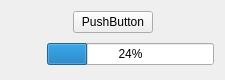
<?xml version="1.0" encoding="UTF-8"?>
<ui version="4.0">
 <class>Form</class>
 <widget class="QWidget" name="Form">
  <property name="geometry">
   <rect>
    <x>0</x>
    <y>0</y>
    <width>225</width>
    <height>68</height>
   </rect>
  </property>
  <property name="contextMenuPolicy">
   <enum>Qt::DefaultContextMenu</enum>
  </property>
  <property name="windowTitle">
   <string>Form</string>
  </property>
  <layout class="QVBoxLayout" name="verticalLayout_2">
   <item>
    <layout class="QVBoxLayout" name="verticalLayout">
     <item>
      <layout class="QHBoxLayout" name="horizontalLayout_2">
       <item>
        <spacer name="horizontalSpacer">
         <property name="orientation">
          <enum>Qt::Horizontal</enum>
         </property>
         <property name="sizeHint" stdset="0">
          <size>
           <width>40</width>
           <height>20</height>
          </size>
         </property>
        </spacer>
       </item>
       <item>
        <widget class="QPushButton" name="pushButton">
         <property name="text">
          <string>PushButton</string>
         </property>
        </widget>
       </item>
       <item>
        <spacer name="horizontalSpacer_2">
         <property name="orientation">
          <enum>Qt::Horizontal</enum>
         </property>
         <property name="sizeHint" stdset="0">
          <size>
           <width>40</width>
           <height>20</height>
          </size>
         </property>
        </spacer>
       </item>
      </layout>
     </item>
     <item>
      <layout class="QHBoxLayout" name="horizontalLayout">
       <item>
        <widget class="QGraphicsView" name="graphicsView">
         <property name="sizePolicy">
          <sizepolicy hsizetype="Fixed" vsizetype="Fixed">
           <horstretch>0</horstretch>
           <verstretch>0</verstretch>
          </sizepolicy>
         </property>
         <property name="minimumSize">
          <size>
           <width>30</width>
           <height>30</height>
          </size>
         </property>
         <property name="maximumSize">
          <size>
           <width>30</width>
           <height>30</height>
          </size>
         </property>
         <property name="styleSheet">
          <string notr="true">background-color:rgba(255, 255, 255, 0)</string>
         </property>
        </widget>
       </item>
       <item>
        <widget class="QProgressBar" name="progressBar">
         <property name="value">
          <number>24</number>
         </property>
        </widget>
       </item>
      </layout>
     </item>
    </layout>
   </item>
  </layout>
 </widget>
 <resources/>
 <connections/>
</ui>
